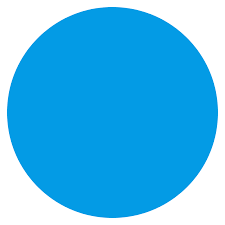
#> input picture images/bola0.png, 225 x 225 px; its folder holds only this picture in this run
$ python bola_v1.py
#> lines starting #> are read from the running program, lines starting #| are printed output that depends on the picture; after the words box and inside, x2 and y2 are one past the last pixel; in counts of white or black regions, pixels touching at a corner belong together
import numpy as np
import cv2
import imutils
import glob
import easyocr

def sharpFilter(img):
    ker = np.array([
                [-1, -1, -1],
                [-1, 18, -1],
                [-1, -1, -1]])
    ker = (1.0/10.0) * ker
    fliped = cv2.flip(ker, 0)
    #print(fliped)
    img = cv2.filter2D(img,-1,fliped, delta=0, anchor=(2,2))
    return img

# https://akshaysin.github.io/fourier_transform.html#.Yn-do1TMLrc
def fftFilter(img):
    rows, cols = img.shape
    crow,ccol = rows//2 , cols//2
    mask = np.ones((rows, cols, 2), np.uint8)
    r = 80
    center = [crow, ccol]
    x, y = np.ogrid[:rows, :cols]
    mask_area = (x - center[0]) ** 2 + (y - center[1]) ** 2 <= r*r
    mask[mask_area] = 1

    dft = cv2.dft(np.float32(img), flags=cv2.DFT_COMPLEX_OUTPUT)
    dft_shift = np.fft.fftshift(dft)
    # apply mask and inverse DFT
    fshift = dft_shift * mask

    f_ishift = np.fft.ifftshift(fshift)
    img_back = cv2.idft(f_ishift)
    img_back = cv2.magnitude(img_back[:, :, 0], img_back[:, :, 1])
    return img_back

def normalizer(img):
    normalizedImg = np.zeros(img.shape)
    normalizedImg = cv2.normalize(img,  normalizedImg, 0, 255, cv2.NORM_MINMAX)
    (thresh, blackAndWhiteImage) = cv2.threshold(normalizedImg, 127, 255, cv2.THRESH_BINARY_INV)
    img = blackAndWhiteImage

    # img[img < 0] = 0
    img = img.astype(np.uint8)
    return img

def getcontours(img, img_back, imgRef):
    contours = cv2.findContours(img_back.copy(), 2, 1)
    contours = imutils.grab_contours(contours)
    contours = sorted(contours,key=cv2.contourArea, reverse = True)[:30]

    for c in contours:
        (x,y),radius = cv2.minEnclosingCircle(c)
        xRect, yRect, w, h = cv2.boundingRect(c)
        if (abs(w - h) < w*0.4):
            center = (int(x),int(y))
            radius = int(radius)
            cv2.circle(imgRef, center, radius, (0,255,0), 2)

    return imgRef, img_back

def main():
    show_images = False
    img_list = glob.iglob("images/*")
    for name in img_list:
        img = cv2.imread(name, cv2.IMREAD_COLOR)
#> img is the input picture: shape (225, 225, 3); mean B, G, R 237, 185.9, 81.2

        #RESIZE
        img = imutils.resize(img, width=512)
#> img: shape (512, 512, 3)
        if show_images: cv2.imshow('Resize', img)

        #COPIA
        img_filter = img.copy()
        img_base = img.copy()

        #NITIDEZ
        img_filter = sharpFilter(img_filter)
        img_filter = sharpFilter(img_filter)
        img_filter = sharpFilter(img_filter)

        #PRETO E BRANCO
        img_filter = cv2.cvtColor(img_filter, cv2.COLOR_BGR2GRAY)
        #MAIS CONTRASTE
        array_alpha = np.array([1.25])
        array_beta = np.array([-50.0])
        cv2.add(img_filter, array_beta, img_filter)
        cv2.multiply(img_filter, array_alpha, img_filter)
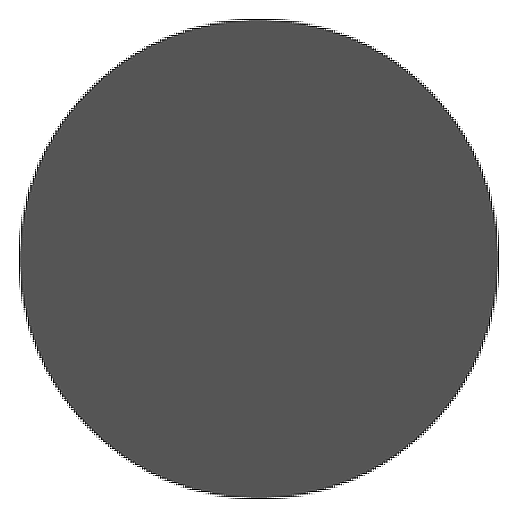
#> img_filter: shape (512, 512); min 0, max 255, mean 137.3

        #TRANSFORM E NORMALIZANDO
        img_back = fftFilter(img_filter)
        img_back = normalizer(img_back)
#> in normalizer, `(thresh, blackAndWhiteImage) = cv2.threshold(normalizedImg, 127, 255, ..`:
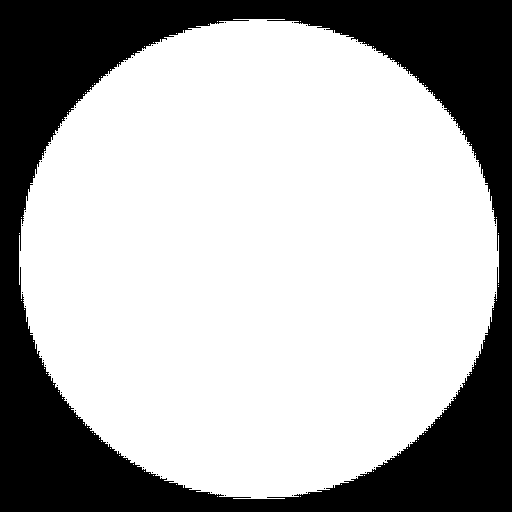
#> blackAndWhiteImage: shape (512, 512) float32; 68.8% white; 75 black regions (74 under 20 px), largest, box (x1, y1, x2, y2) and area: (0, 0, 512, 512) 81697
#> in normalizer, `img = img.astype(np.uint8)`: img: shape (512, 512); 68.8% white; 75 black regions (74 under 20 px)

        #ENCONTRANDO CONTORNOS A PARTIR DA IMAGEM COM FILTROS
        resultColored, resultBlack = getcontours(img, img_back, img_base.copy())
#> in getcontours, `contours = cv2.findContours(img_back.copy(), 2, 1)`: contours = 196 contours, 195 with area under 20; largest, box (x1, y1, x2, y2) and area: (19, 19, 499, 499) 179103
#> in getcontours, `contours = sorted(contours,key=cv2.contourArea, reverse = True)[:30]`: contours = 30 contours, 29 with area under 20; largest, box (x1, y1, x2, y2) and area: (19, 19, 499, 499) 179103
#> the loop in getcontours, `for c in contours:` made 30 passes
#> (c, x, y, radius, xRect, yRect, w, h) on passes 2 to 9: ([[291, 495], [292, 494], [293, 495], [292, 496]], 292, 495, 1, 291, 494, 3, 3), ([[224, 495], [225, 494], [226, 495], [225, 496]], 225, 495, 1, 224, 494, 3, 3), ([[305, 492], [306, 491], [307, 492], [306, 493]], 306, 492, 1, 305, 491, 3, 3), ([[210, 492], [211, 491], [212, 492], [211, 493]], 211, 492, 1, 210, 491, 3, 3), ([[323, 488], [324, 487], [325, 488], [324, 489]], 324, 488, 1, 323, 487, 3, 3), ([[355, 476], [356, 475], [357, 476], [356, 477]], 356, 476, 1, 355, 475, 3, 3), ([[160, 476], [161, 475], [162, 476], [161, 477]], 161, 476, 1, 160, 475, 3, 3), ([[156, 474], [157, 473], [158, 474], [157, 475]], 157, 474, 1, 156, 473, 3, 3)
#> (x, y, radius, xRect, yRect, w, h, center) on pass 1: (258.5, 258.5, 241, 19, 19, 480, 480, (258, 258))
#> after the loop in getcontours, `for c in contours:`:
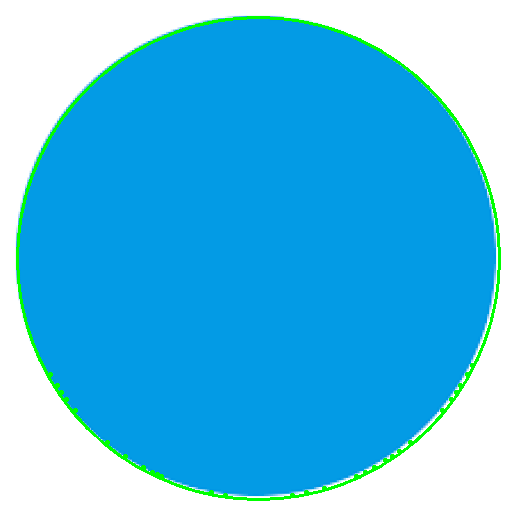
#> imgRef: shape (512, 512, 3); mean of channels 0, 1, 2 232.4, 186.7, 78.3; drawn as B, G, R
        resultBlack = cv2.cvtColor(resultBlack, cv2.COLOR_GRAY2RGB)
#> resultBlack: shape (512, 512, 3); 68.8% white; 75 black regions (74 under 20 px)
        img_and_magnitude = np.concatenate((resultColored, resultBlack), axis=1)
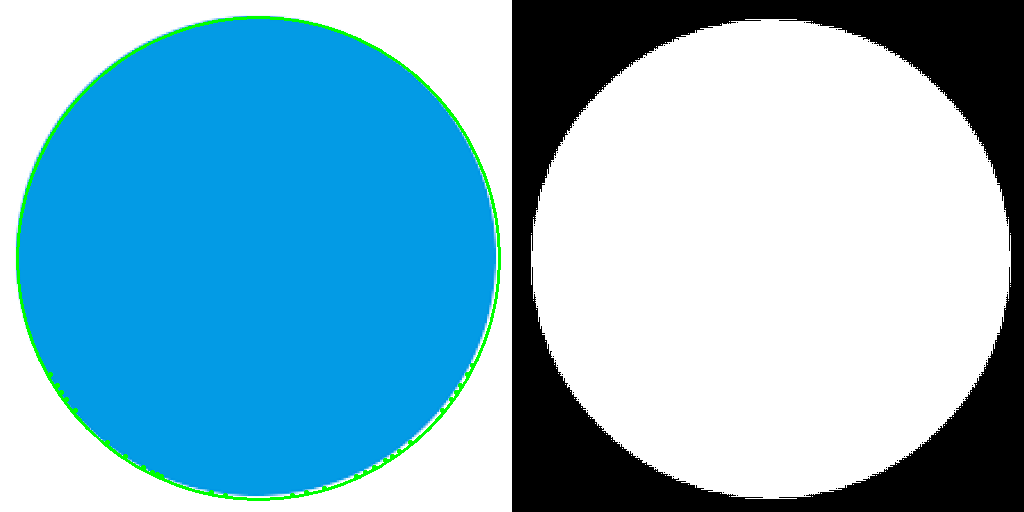
#> img_and_magnitude: shape (512, 1024, 3); mean of channels 0, 1, 2 203.9, 181.1, 126.9; drawn as B, G, R
        cv2.imshow('com filtro e transformada', img_and_magnitude)
        cv2.waitKey(0)

        #ENCONTRANDO CONTORNOS A PARTIR DA IMAGEM SEM TRANSFORMADA
        resultColored, resultBlack = getcontours(img, img_filter, img_base.copy())
#> in getcontours (call 2), `contours = cv2.findContours(img_back.copy(), 2, 1)`: contours = 243 contours, 238 with area under 20; largest, box (x1, y1, x2, y2) and area: (0, 0, 512, 512) 261121, (18, 245, 21, 275) 56, (245, 497, 273, 500) 52, (497, 245, 500, 273) 52, (245, 18, 273, 21) 52
#> in getcontours (call 2), `contours = sorted(contours,key=cv2.contourArea, reverse = True)[:30]`: contours = 30 contours, 25 with area under 20; largest, box (x1, y1, x2, y2) and area: (0, 0, 512, 512) 261121, (18, 245, 21, 275) 56, (245, 497, 273, 500) 52, (497, 245, 500, 273) 52, (245, 18, 273, 21) 52
#> the loop in getcontours (call 2), `for c in contours:` made 30 passes
#> (x, y, radius, xRect, yRect, w, h, center) on pass 1: (255.5, 255.5, 361, 0, 0, 512, 512, (255, 255))
#> (x, y, radius, xRect, yRect, w, h) on passes 2 to 7: (19, 259.5, 14.5, 18, 245, 3, 30), (258.5, 498, 13.5, 245, 497, 28, 3), (498, 258.5, 13.5, 497, 245, 3, 28), (258.5, 19, 13.5, 245, 18, 28, 3), (194.5, 489, 3.5, 191, 488, 8, 3), (489, 322.5, 3.5, 488, 319, 3, 8)
        resultBlack = cv2.cvtColor(resultBlack, cv2.COLOR_GRAY2RGB)
        img_and_magnitude = np.concatenate((resultColored, resultBlack), axis=1)
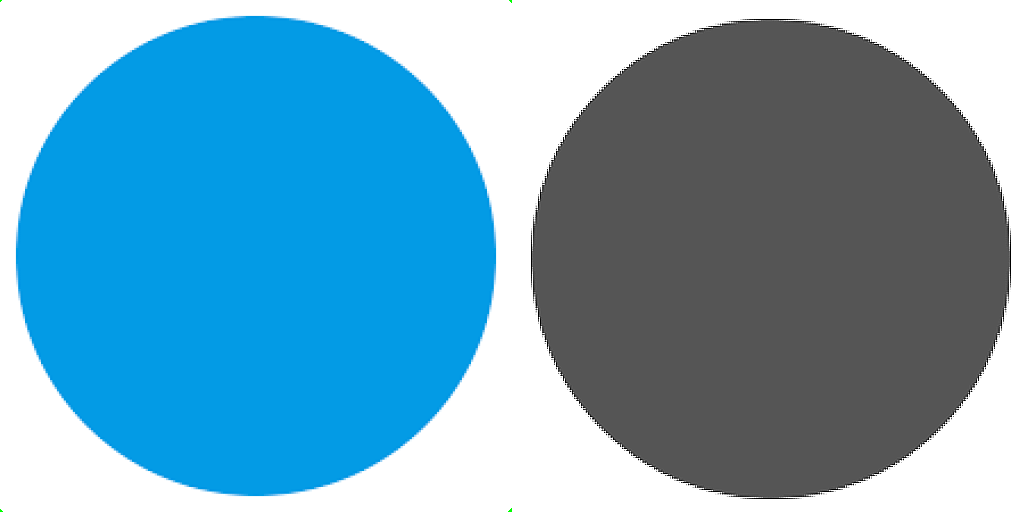
#> img_and_magnitude: shape (512, 1024, 3); mean of channels 0, 1, 2 187.2, 161.6, 109.2; drawn as B, G, R
        cv2.imshow('com filtro e sem transformada', img_and_magnitude)
        cv2.waitKey(0)

        #ENCONTRANDO CONTORNOS A PARTIR DA IMAGEM SEM FILTROS (só preta e branca)
        resultColored, resultBlack = getcontours(img, cv2.cvtColor(img_base.copy(), cv2.COLOR_BGR2GRAY), img_base.copy())
#> in getcontours (call 3), `contours = cv2.findContours(img_back.copy(), 2, 1)`: contours = 1 contour; box (x1, y1, x2, y2) and area: (0, 0, 512, 512) 261121
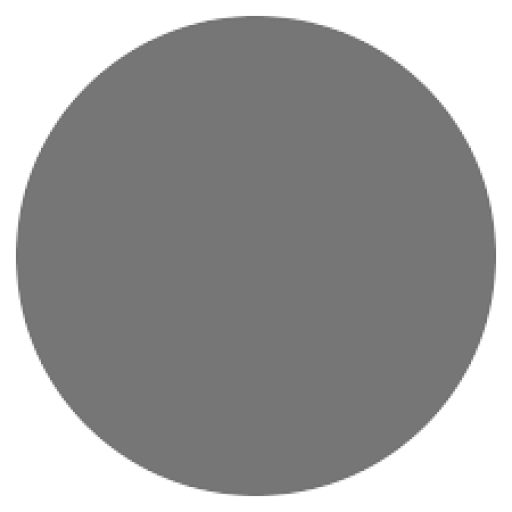
#> resultBlack: shape (512, 512); min 112, max 255, mean 160.4
        resultBlack = cv2.cvtColor(resultBlack, cv2.COLOR_GRAY2RGB)
#> resultBlack: shape (512, 512, 3)
        img_and_magnitude = np.concatenate((resultColored, resultBlack), axis=1)
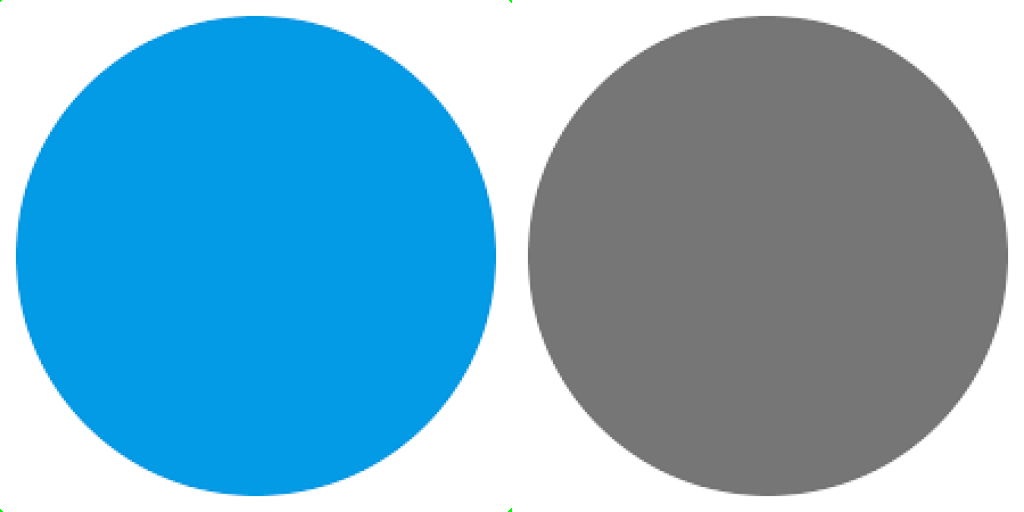
#> img_and_magnitude: shape (512, 1024, 3); mean of channels 0, 1, 2 198.7, 173.2, 120.8; drawn as B, G, R
        cv2.imshow('sem filtro', img_and_magnitude)
        cv2.waitKey(0)

    cv2.destroyAllWindows()

if __name__ == "__main__":
    main()
